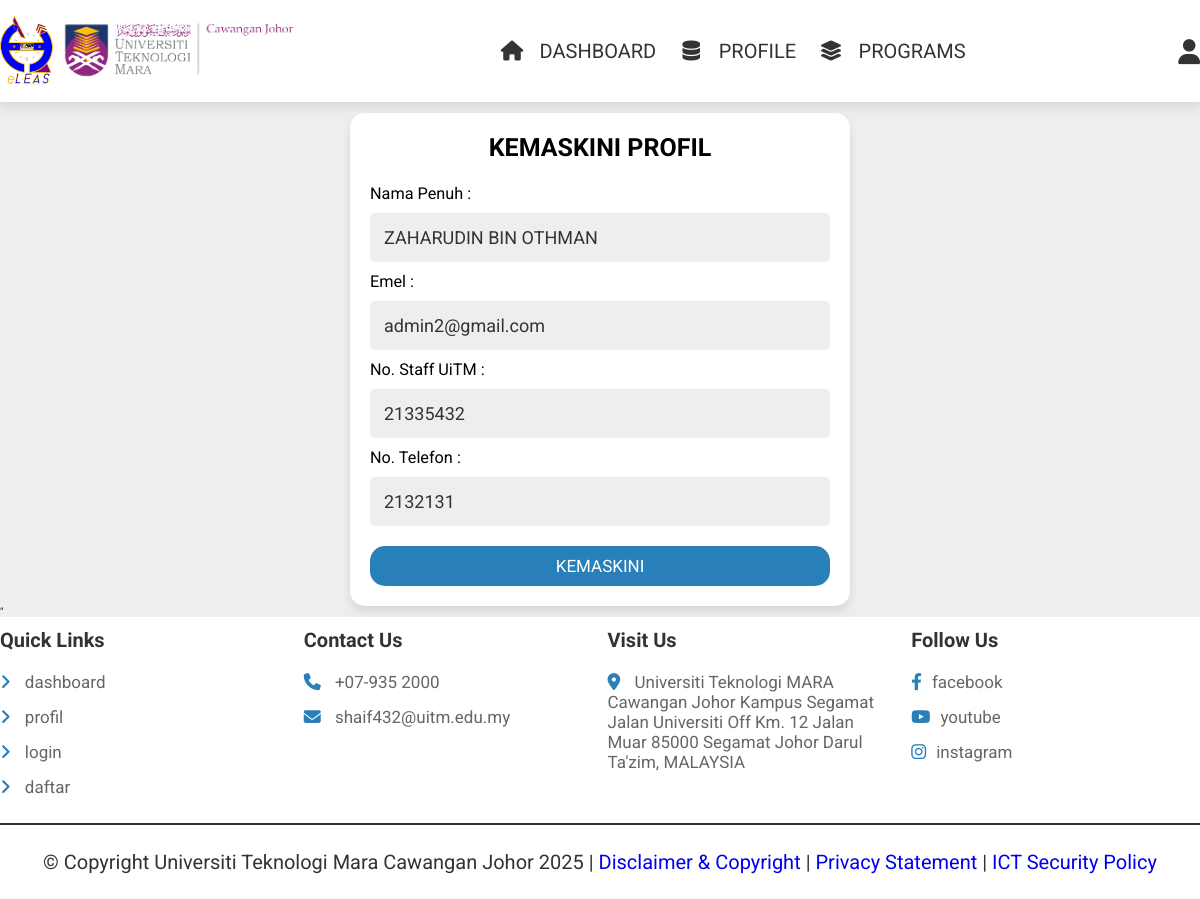
Page /admin_update_profile.php (signed in) on the committed database.
### tables this page shows
CREATE TABLE `clerks` (
  `clerk_id` int(100) NOT NULL,
  `clerk_name` varchar(70) NOT NULL,
  `staff_no` int(70) NOT NULL,
  `email` varchar(70) NOT NULL,
  `password` varchar(70) NOT NULL,
  `work_phone_no` varchar(70) NOT NULL
);

### admin_update_profile.php (the view, shortened to what this page needs)
<?php
include 'components/connect.php';
if (isset($_SESSION['admin_id'])) {
   $admin_id = $_SESSION['admin_id'];
} else {
   $admin_id = '';
}
   ?>
<!DOCTYPE html>
<html lang="en">
<head>
   <link rel="stylesheet" href="https://cdnjs.cloudflare.com/ajax/libs/font-awesome/6.1.1/css/all.min.css">
   <link rel="stylesheet" href="css/style.css">
</head>
<body>
   <?php include 'components/clerk_header.php'; ?>
   <br>
   <?php
   if (!isset($_SESSION['admin_id'])) {
      header('location:admin_login.php');
   } else {
      ?>
      <section class="form-container">
         <form action="" method="post">
            <?php
            $result = $conn->prepare("SELECT * FROM `clerks` WHERE clerk_id=?");
            $result->execute([$admin_id]);
            if ($result->rowCount() > 0) {
               while ($row = $result->fetch(PDO::FETCH_ASSOC)) {
                  $clerk_name = $row['clerk_name'];
                  $staff_no = $row['staff_no'];
                  $email = $row['email'];
                  $work_phone_no = $row['work_phone_no'];
               }
            }
            ?>
            <h3>Kemaskini Profil</h3>
            <br>
            <br>
            <label class="bigger" style="display: flex;flex-direction: row;" for="name">Nama Penuh :</label>
            <input type="text" name="clerk_name" required placeholder="Isi nama penuh anda" maxlength="100" class="box"
               value="<?php echo $clerk_name; ?>">
               <label class="bigger" style="display: flex;flex-direction: row;" for="name">Emel :</label>
            <input type="text" name="email" required placeholder="Isi emel anda" maxlength="70" class="box"
               oninput="this.value = this.value.replace(/\s/g, '')" value=<?php echo $email; ?>>
            <label class="bigger" style="display: flex;flex-direction: row;" for="name">No. Staff UiTM :</label>
            <input type="text" name="staff_no" required placeholder="Isi no. staff UiTM anda" maxlength="70" class="box"
               oninput="this.value = this.value.replace(/\s/g, '')" value=<?php echo $staff_no; ?>>
            <label class="bigger" style="display: flex;flex-direction: row;" for="name">No. Telefon :</label>
            <input type="tel" name="work_phone_no" min="0" max="9999999999" placeholder="enter your home phone number"
               oninput=" this.value=this.value.replace(/\s/g, '' )" required class="box" value=<?php echo $work_phone_no; ?>>
            <input type="submit" style="border-radius:15px; text-transform:uppercase;" value="Kemaskini" class="btn"
               name="submit">
         </form>
      </section>"
      <?php
   }
   ?>
   <br>
   <?php include 'components/clerk_footer.php'; ?>
</body>
</html>

### css/style.css (style rules this page uses)
:root { --main-color:#2980b9; --orange:#f39c12; --red:#e74c3c; --black:#333; --white:#fff; --green:#05b749; --light-color:#666; --light-bg:#eee; --border:.2rem solid var(--black); --box-shadow:0 .5rem 1rem rgba(0,0,0,.1); --uitm-color:#90267f; }
.bigger { font-size: 162.5%; }
* { font-family: 'Roboto', sans-serif; margin:0; padding:0; box-sizing: border-box; outline: none; border:none; text-decoration: none; }
html { font-size: 62.5%; overflow-x: hidden; }
body { background-color: var(--light-bg); }
section { padding:0rem; max-width: 1200px; margin:0 auto; }
.btn, .delete-btn, .option-btn, .green-btn { display: block; width: 100%; margin-top: 1rem; border-radius: .5rem; padding:1rem 3rem; font-size: 1.7rem; text-transform: capitalize; color:var(--white); cursor: pointer; text-align: center; }
.btn { background-color: var(--main-color); }
.form-container form { background-color: var(--white); padding:2rem; border-radius: 15px; box-shadow: var(--box-shadow); text-align: center; margin:0 auto; max-width: 50rem; }
.form-container form h3 { font-size: 2.5rem; text-transform: uppercase; }
.form-container form .box { margin:1rem 0; background-color: var(--light-bg); padding:1.4rem; font-size: 1.8rem; color:var(--black); width: 100%; border-radius: .5rem; }

### rows in the picture
clerks: clerk_name "ZAHARUDIN BIN OTHMAN", email "admin2@gmail.com", staff_no "21335432", work_phone_no "2132131"
